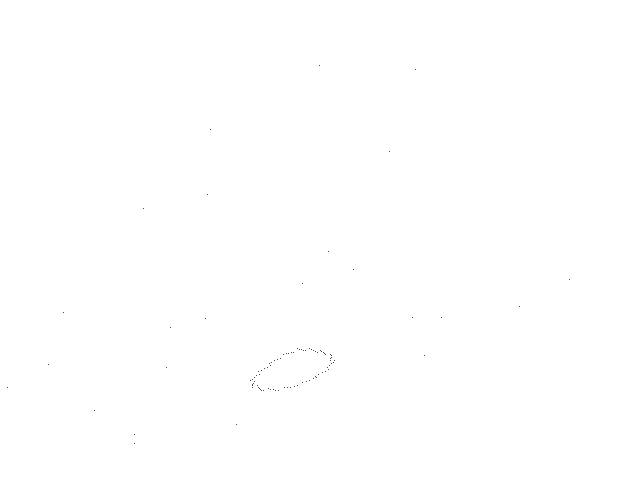
Frame 1 (no input)
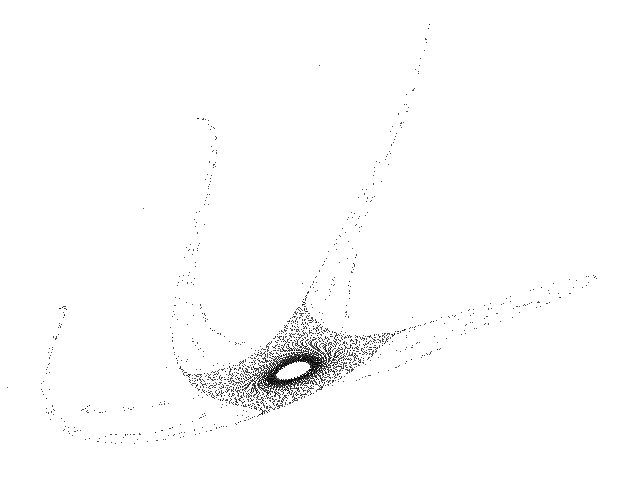
Frame 60 (the mouse pressed at the canvas centre just before this capture)
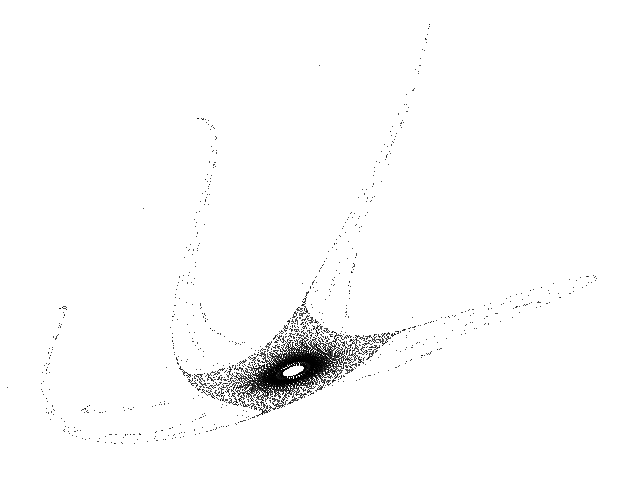
Frame 120 (the mouse held since frame 60 and released just before this capture)

The Processing sketch that drew these frames (run headless with seeded random() and noise(); from frame 60 on, the mouse is pressed at the canvas centre):

// Processing sketch: Quintic_B
// ── Quintic_B.pde
// Quintic B chaotic map //

  float x = 0.1;
  float y = 0.1;
  float a1 = -0.5;
  float a2 = 0.9;
  float a3 = 0.2;
  float a4 = -0.4;
  float a5 = -0.8;
  float a6 = -0.6;
  float a7 = -0.4;
  float a8 = -0.9;
  float a9 = -0.3;
  float a10 = -1.0;
  float a11 = 0.6;
  float a12 = -0.7;
  float a13 = 0.8;
  float a14 = -0.7;
  float a15 = -0.3;
  float a16 = -1.0;
  float a17 = 0.4;
  float a18 = -0.6;
  float a19 = 0.5;
  float a20 = 0.8;
  float a21 = -0.6;
  float a22 = 0.0;
  float a23 = -1.0;
  float a24 = -0.1;
  float a25 = -0.5;
  float a26 = -0.8;
  float a27 = 0.3;
  float a28 = 1.0;
  float a29 = -0.2;
  float a30 = 0.5;
  float a31 = -1.0;
  float a32 = -1.0;
  float a33 = 1.2;
  float a34 = -0.7;
  float a35 = -0.4;
  float a36 = 0.5;
  float a37 = 0.4;
  float a38 = 0.3;
  float a39 = 1.2;
  float a40 = -1.2;
  float a41 = 0.3;
  float a42 = -0.5;


void setup() {
  
  size(640, 480);
  background(255);
  
}

void draw() {
  
  for (int i=0; i<100; i++) {
    
    float nx = x;
    float ny = y;
        
    x = a1+a2*nx+a3*pow(nx,2.0)+a4*pow(nx,3.0)+a5*pow(nx,4.0)+a6*pow(nx,5.0)+a7*pow(nx,4.0)*ny+a8*pow(nx,3.0)*ny+a9*pow(nx,3)*pow(ny,2.0)+a10*pow(nx,2.0)*ny+a11*pow(nx,2)*pow(ny,2.0)+a12*pow(nx,2.0)*pow(ny,3.0)+a13*nx*ny+a14*nx*pow(ny,2.0)+a15*nx*pow(ny,3.0)+a16*nx*pow(ny,4.0)+a17*ny+a18*pow(ny,2.0)+a19*pow(ny,3.0)+a20*pow(ny,4.0)+a21*pow(ny,5.0);
    y = a22+a23*nx+a24*pow(nx,2.0)+a25*pow(nx,3.0)+a26*pow(nx,4.0)+a27*pow(nx,5.0)+a28*pow(nx,4.0)*ny+a29*pow(nx,3.0)*ny+a30*pow(nx,3.0)*pow(ny,2.0)+a31*pow(nx,2.0)*ny+a32*pow(nx,2.0)*pow(ny,2.0)+a33*pow(nx,2.0)*pow(ny,3.0)+a34*nx*ny+a35*nx*pow(ny,2.0)+a36*nx*pow(ny,3.0)+a37*nx*pow(ny,4.0)+a38*ny+a39*pow(ny,2.0)+a40*pow(ny,3.0)+a41*pow(ny,4.0)+a42*pow(ny,5.0);

    point(470 + (410 * x), 90 + (350 * y));
        
  }

}
